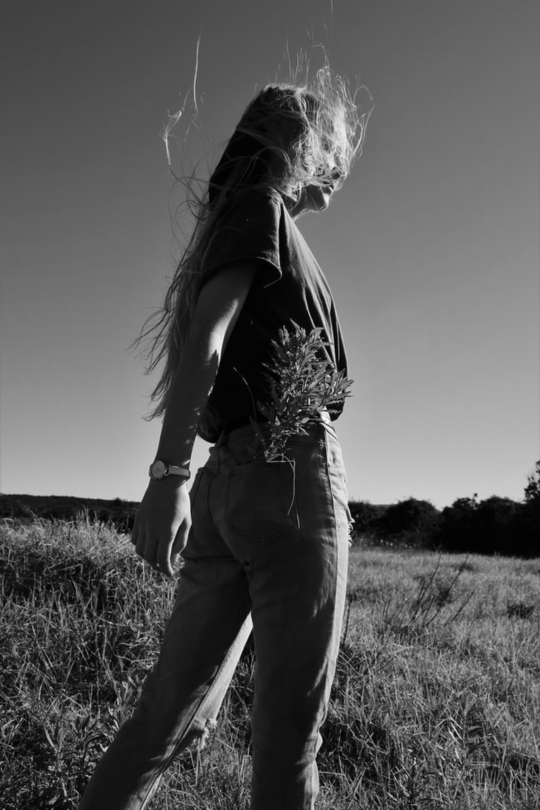
#> input picture isnet/examples/loss/orginal.jpg, 1080 x 1620 px (shown at 1/2 size); its folder holds only this picture in this run
$ python -i remove-antialiasing-on-transparent-png.py   (imports and definitions only)
#> lines starting #> are read from the running program, lines starting #| are printed output that depends on the picture; after the words box and inside, x2 and y2 are one past the last pixel; in counts of white or black regions, pixels touching at a corner belong together
# [63 lines of commented-out code are left out]


import os
import multiprocessing
from PIL import Image

def remove_anti_aliasing_transparent_bg(image_path, save_path, threshold=128, output_size=None):
#> called with image_path = '../examples/loss/orginal.jpg', save_path = 'out.png', threshold = 128
    try:
        image = Image.open(image_path).convert("RGBA")
        if output_size is None:
            output_size = image.size
#> output_size = (1080, 1620)
        r, g, b, alpha = image.split()
#> alpha: PIL image 1080x1620 L; every value is 255
        grayscale = r.convert("L")
        bw = grayscale.point(lambda p: 255 if p > threshold else 0)
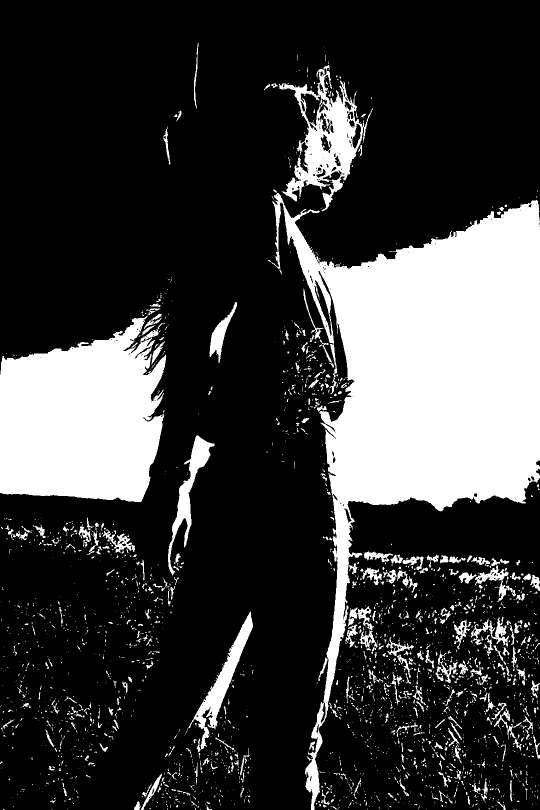
#> bw: PIL image 1080x1620 L (shown at 1/2 size); 23.3% white; 2439 white regions (2017 under 20 px), largest, box (x1, y1, x2, y2) and area: (535, 386, 1080, 1620) 235033, (0, 632, 332, 1004) 94171, (558, 130, 746, 423) 17350
        black_bg = Image.new("L", image.size, "black")
#> black_bg: PIL image 1080x1620 L; every value is 0
        rgb = Image.merge("RGB", [bw, bw, bw])
        final_image = Image.composite(rgb, Image.merge("RGB", [black_bg, black_bg, black_bg]), alpha)
        final_image = final_image.resize(output_size, Image.Resampling.NEAREST)
        final_image.save(save_path, "PNG")
        print(f"Processed: {save_path}")
    except Exception as e:
        print(f"Error processing {image_path}: {e}")

def process_image(args):
    input_path, output_path, threshold = args
    remove_anti_aliasing_transparent_bg(input_path, output_path, threshold)

def process_folder(input_folder, output_folder, threshold=128, num_workers=None):
    if not os.path.exists(output_folder):
        os.makedirs(output_folder)

    image_files = [f for f in os.listdir(input_folder) if f.lower().endswith(('.png', '.jpg', '.jpeg'))]

    args_list = [(os.path.join(input_folder, file_name), os.path.join(output_folder, file_name), threshold) for file_name in image_files]

    num_workers = num_workers or multiprocessing.cpu_count()
    with multiprocessing.Pool(num_workers) as pool:
        pool.map(process_image, args_list)

# [4 lines not run here, left out]

>>> result = remove_anti_aliasing_transparent_bg('../examples/loss/orginal.jpg', 'out.png')
